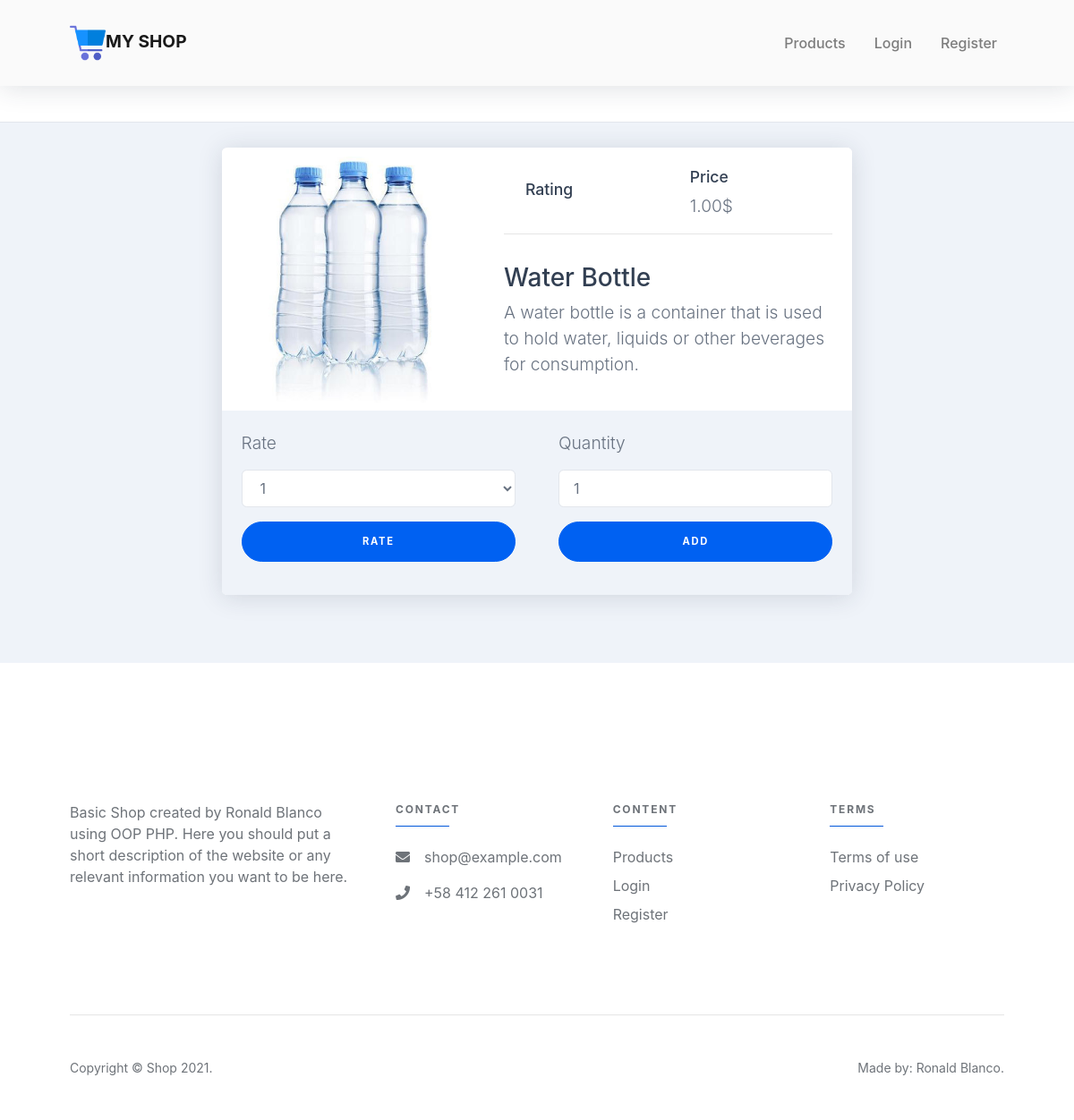
Page /product/1 on the committed database.
### tables this page shows
CREATE TABLE `products` (
  `id` int(11) NOT NULL,
  `name` varchar(45) NOT NULL,
  `description` text NOT NULL,
  `price` decimal(12,2) NOT NULL,
  `img` varchar(100) DEFAULT NULL
);

### Classes/Controller.php (called while the page is built, shortened)
<?php
abstract class Controller
{
    public function render($view,Array $data = null)
    {
        require_once "Views/{$view}.php";
        require_once "Views/Layouts/BaseLayout.php";
    }
}

### Controllers/ProductController.php (called while the page is built, shortened)
<?php
require_once 'models/product.php';
class ProductController extends Controller
{
    public function Show($params)
    {
        $id = $params['id'];
        $product = (new Product())->id($id);
        $this->render('product',['product' => $product]);
    }
}

### Routes/Routes.php (called while the page is built, shortened)
<?php
class Routes
{
    function __construct()
    {
        (new Dispatcher())
            ->routing('/', function ()
            {
                (new ProductController())->Index();
            })
            ->routing('/products', function()
            {
                (new ProductController())->Index();
            })
            ->routing('/product/{id}', function($params)
            {
                (new ProductController())->Show($params);
            })
            ->routing('/login', function()
            {
                (new LoginController)->index();
            })
            ->routing('/user/login',function()
            {
                (new LoginController)->login();
            })
            ->routing('/register', function()
            {
                (new UserController)->create();
            })
            ->routing('/user/create',function()
            {
                (new UserController)->store();
            })
            ->routing('/logout',function()
            {
                (new LoginController)->Logout();
            })
            ->routing('/mycart', function()
            {
                (new CartController)->Index();
            })
            ->routing('/purchases',function()
            {
                (new CartController)->purchased();
            })
            ->routing(('/add/{id}'),function($params)
            {
                (new CartController)->add($params);
            })
            ->routing(('/remove/{id}'),function($params)
            {
                (new CartController)->remove($params);
            })
            ->routing(('/pay'),function($params)
            {
                (new CartController)->pay($params);
            })
            ->routing('/rating/{id}',function ($params)
            {
                (new RatingController)->getRating($params);
            })
            ->routing('/rate/{id}',function ($params)
            {
                (new RatingController)->rate($params);
            })
            ->dispatch();
    }
}

### Classes/Dispatcher.php (called while the page is built)
<?php
require_once 'router.php';
class Dispatcher
{
    private $router;
    function __construct()
    {
        $this->router = new Router();
    }
    public final function dispatch()
    {
        $url = isset($_GET['url']) ? $_GET['url']: '';
        $url = rtrim($url, '/');
        $this->router->route(
            $_SERVER['REQUEST_METHOD'],
            $url,
            $_REQUEST);
    }
    public final function routing($pattern, $action)
    {
        $this->router->addRouting($pattern, $action);
        return $this;
    }
}

### index.php (called while the page is built, shortened)
<?php
require_once 'config/config.php';
require_once 'classes/controller.php';
require_once 'classes/model.php';
require_once 'Routes/Routes.php';
require_once 'controllers/productcontroller.php';
$app = new Routes();
?>

### Config/Database.php (called while the page is built, shortened)
<?php
require_once 'config.php';
class Database
{
    public function __construct()
    {
        $this->conf = new Config();
    }
    public function connect()
    {
        $strconn = driver.":host=".host.";port=".port.";dbname=".database.";charset=".charset."";
        $pdo = new PDO($strconn,user,password);
        $pdo->setAttribute(PDO::ATTR_ERRMODE, PDO::ERRMODE_EXCEPTION);
        return $pdo;
    }
}

### Config/Config.php (called while the page is built, shortened)
<?php
class Config
{
    final function database()
    {
        return
        [
            'driver'   => 'mysql',
            'host'     => '127.0.0.1',
            'port'     => '3306',
            'user'     => 'root',
            'password' => '',
            'database' => 'shop',
            'charset'  => 'utf8mb4',
        ];
    }
}

### Classes/Model.php (called while the page is built, shortened)
<?php
require_once 'config/database.php';
require_once 'QueryHelper.php';
class Model
{
    protected $db;
    protected $table;
    protected $helper;
    public function __construct()
    {
        $this->conn = new Database();
        $this->db = $this->conn->connect();
        $this->helper = new QueryHelper();
    }
    public function setTable($table)
    {
        $this->table = $table;
    }
    public function id($id)
    {
        $query = $this->db->query("SELECT * FROM {$this->table} WHERE id = '{$this->helper->Filter($id)}' ");
        $data = $query->fetch(PDO::FETCH_ASSOC);
        return $data;
    }
}

### Classes/QueryHelper.php (called while the page is built, shortened)
<?php
class QueryHelper
{
    public function Filter($str)
    {
        $chars = array("update", "delete", "insert", "truncate", "select", "alter", "script");
        $charsReplace = array("up-da-te", "de-le-te", "in-ser-t", "trun-ca-te", "se-lec-t", "al-ter", "");
        return(str_replace($chars, $charsReplace, $str));
    }
}

### Views/product.php (the view, shortened to what this page needs)
<section class="bg-light py-1">
		<div class="container">
			<div class="row justify-content-center">
				<div class="col-xl-8 padding-0_75r mt-4 mb-4">
					<div class="card bg-white post-preview post-preview-featured mb-5">
					<div class="row no-gutters">
                    	<div class="col-lg-5">
							<div class="post-preview-featured-img" style="background-image: url(<?=$product['img'];?>);background-size: contain; "></div>
						</div>
						<div class="col-lg-7">
							<div class="card-body bg-white">
                            <div class="d-flex align-items-center">
                            <div class="col-md-6">
                                    <h5>Rating</h5>
									</div>
									<div class="col-md-6">
										<h5>Price</h5>
										<p class="card-text text-gray-600"><?=$product['price'];?>$</p>
									</div>
								</div>
								<hr>
								<div class="py-3">
									<h5 class="card-title"><?=$product['name']; ?></h5>
									<p class="card-text"><?= $product['description']; ?></p>
								</div>
							</div>
						</div>
					</div>
					<div class="card-body bg-light">
                        <div class="row allign-items-center">
                                <div class="col-md-6">
								<form id="form-rate-<?=$product['id']?>" action="<?=PATH?>/rate/<?=$product['id']?>" method="POST">
								<p class="card-text text-gray-600">Rate</p>
                                <p><select class="form-control" name="rating" id="rate">
                                <option value="1">1</option>
                                </select></p>
								</form>
                                </p><button onclick="rate(<?=$product['id']?>)" class="btn btn-primary btn-marketing btn-block rounded-pill " type="submit">Rate</button></p>
                                </div>
                                <div class="col-md-6">
								<form id="form-add-<?=$product['id']?>" action="<?=PATH?>/add/<?=$product['id']?>" method="POST">
                                <p class="card-text text-gray-600">Quantity</p>
                                <p><input class="form-control" type="number" name="quantity" id="" value="1"></p>
								</form>
                                <p><button onclick="add(<?=$product['id']?>)" class="btn btn-primary btn-marketing btn-block rounded-pill " type="submit">Add</button></p>
								</div>
                        </div>
					</div>
				</div>
			</div>
	</section>

### Classes/Router.php (shortened to what this page needs)
<?php
class Router
{
    private $routing = [];
    public final function addRouting($pattern, $action)
    {
        $this->routing[$pattern] = $action;
    }
    public final function route($method, $path, $params)
    {
        $path = "{$method} " . $this->withEscapedSlashes("/{$path}");
        foreach ($this->routing as $pattern => $handler)
        {
            $patternParams = $this->patternParams($pattern);
            if (!empty($patternParams))
            {
                $pattern = $this->withParams($pattern);
            }
            $pattern = $this->withEscapedSlashes($pattern);
            $pattern = $this->withMethod($pattern);
            $value =$this->requestMatches($pattern, $path, $patternParams, $params);
            if ($this->requestMatches($pattern, $path, $patternParams, $params))
            {
                $handler($params);
                return;
            }
        }
    }
    private function requestMatches($pattern, $path, $patternParams = [], &$params)
    {
       unset($params['url']);
        if (preg_match("/^{$pattern}$/i", $path, $matches))
        {
            if (!empty($patternParams))
            {
                for ($i = 0; $i < sizeof($patternParams); $i++)
                {
                    $params[$patternParams[$i]] = $matches[$i + 1];
                }
            }
            return true;
        }
        return false;
    }
    private function patternParams($pattern)
    {
        $matches = [];
        if (preg_match_all('/{(\w+)}/', $pattern, $matches))
        {
            return $matches[1];
        }
    }
    private function withEscapedSlashes($pattern)
    {
        return str_replace('/', ':', $pattern);
    }
    private function withMethod($pattern)
    {
        return !preg_match("/^[A-Z]+ .+$/i", $pattern) ? "{$_SERVER['REQUEST_METHOD']} {$pattern}" : $pattern;
    }
    private function withParams($pattern)
    {
        return preg_replace('/{\w+}/', '([^:]+)', $pattern);
    }
}

### resources/css/custom.css (style rules this page uses)
.padding-0_75r { padding-right: 0.75rem !important; padding-left: 0.75rem !important; }

### rows in the picture
products: img (picture), price "1.00", name "Water Bottle", description "A water bottle is a container that is used to hold water, liquids or other beverages for consumption."
